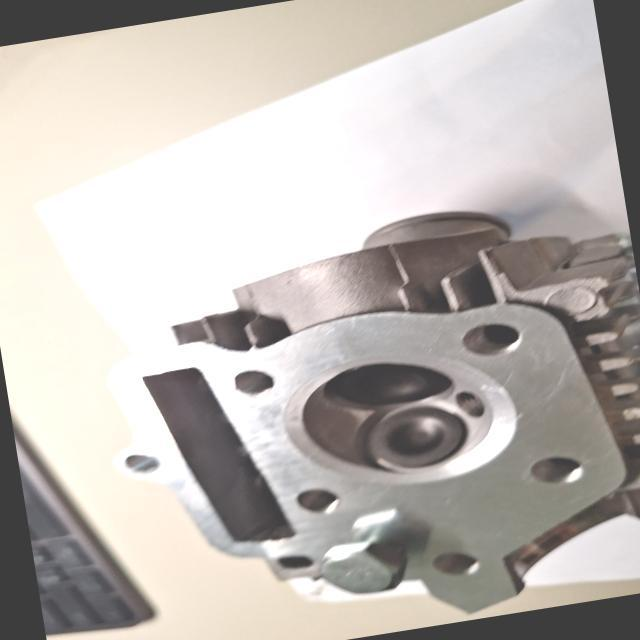
#> input picture training_inputs/factory_references/reference_01.jpg, 640 x 640 px, given as the content of the folder ../training_inputs/factory_references/train/images, which was not available; the run also reads 1 picture not shown here
$ python select_factory_references.py --dataset ../training_inputs/factory_references --output out.png
#> lines starting #> are read from the running program, lines starting #| are printed output that depends on the picture; pictures that were not available may be replaced by others from this repository, and a replacement may not be noted
#!/usr/bin/env python3
from __future__ import annotations

import argparse
import json
import shutil
from pathlib import Path

import numpy as np
from PIL import Image, ImageDraw, ImageFilter, ImageOps


IMAGE_SUFFIXES = {".jpg", ".jpeg", ".png", ".webp", ".bmp"}


def read_classes(label_path: Path) -> list[int]:
    classes: list[int] = []
    if not label_path.is_file():
        return classes
    for line in label_path.read_text(encoding="utf-8-sig").splitlines():
        parts = line.split()
        if parts:
            classes.append(int(parts[0]))
    return classes


def image_feature(path: Path, classes: list[int]) -> tuple[np.ndarray, dict[str, float]]:
    with Image.open(path) as source:
        image = ImageOps.exif_transpose(source).convert("RGB")
    small = ImageOps.fit(image, (64, 64), method=Image.Resampling.BILINEAR)
    array = np.asarray(small, dtype=np.float32) / 255.0
    gray = np.asarray(small.convert("L"), dtype=np.float32) / 255.0
    low_resolution = np.asarray(
        small.convert("L").resize((8, 8), Image.Resampling.BILINEAR),
        dtype=np.float32,
    ).reshape(-1) / 255.0
    histogram, _ = np.histogram(gray, bins=16, range=(0, 1), density=True)
    edges = np.asarray(small.filter(ImageFilter.FIND_EDGES).convert("L"), dtype=np.float32)
    class_counts = np.array([classes.count(index) for index in range(3)], dtype=np.float32)
    class_counts = np.clip(class_counts / np.array([12.0, 12.0, 2.0]), 0, 1)
    feature = np.concatenate(
        [
            array.mean(axis=(0, 1)),
            array.std(axis=(0, 1)),
            np.array([gray.mean(), gray.std(), edges.mean() / 255.0]),
            histogram.astype(np.float32),
            low_resolution,
            class_counts,
        ]
    )
    metadata = {
        "brightness": float(gray.mean()),
        "contrast": float(gray.std()),
        "edge_energy": float(edges.mean() / 255.0),
    }
    return feature, metadata


def farthest_point_indices(features: np.ndarray, count: int) -> list[int]:
    normalized = (features - features.mean(axis=0)) / (features.std(axis=0) + 1e-6)
    center_distance = np.square(normalized).sum(axis=1)
    selected = [int(center_distance.argmax())]
    minimum_distance = np.square(normalized - normalized[selected[0]]).sum(axis=1)
    while len(selected) < min(count, len(normalized)):
        next_index = int(minimum_distance.argmax())
        selected.append(next_index)
        distance = np.square(normalized - normalized[next_index]).sum(axis=1)
        minimum_distance = np.minimum(minimum_distance, distance)
        minimum_distance[selected] = -1
    return selected


def create_contact_sheet(paths: list[Path], output: Path) -> None:
    thumb_size = 180
    label_height = 28
    columns = 5
    rows = (len(paths) + columns - 1) // columns
    sheet = Image.new("RGB", (columns * thumb_size, rows * (thumb_size + label_height)), "#111820")
    draw = ImageDraw.Draw(sheet)
    for index, path in enumerate(paths):
        with Image.open(path) as source:
            thumb = ImageOps.fit(
                ImageOps.exif_transpose(source).convert("RGB"),
                (thumb_size, thumb_size),
                method=Image.Resampling.LANCZOS,
            )
        x = index % columns * thumb_size
        y = index // columns * (thumb_size + label_height)
        sheet.paste(thumb, (x, y))
        draw.text((x + 5, y + thumb_size + 5), path.name[:24], fill="white")
    output.parent.mkdir(parents=True, exist_ok=True)
    sheet.save(output, quality=90)


def main() -> None:
    parser = argparse.ArgumentParser(description="Select diverse train-only factory-generation references.")
    parser.add_argument("--dataset", type=Path, required=True)
    parser.add_argument("--output", type=Path, required=True)
    parser.add_argument("--count", type=int, default=25)
    args = parser.parse_args()

    images_root = args.dataset / "train" / "images"
    labels_root = args.dataset / "train" / "labels"
    images = sorted(
        path for path in images_root.iterdir()
        if path.is_file() and path.suffix.lower() in IMAGE_SUFFIXES
    )
    if not images:
        raise ValueError(f"No train images found under {images_root}")

    rows = []
    features = []
    for image_path in images:
        classes = read_classes(labels_root / f"{image_path.stem}.txt")
        feature, metadata = image_feature(image_path, classes)
#> in image_feature, source is the input picture: PIL image 640x640 RGB; mean R, G, B 190.5, 185.2, 180.5
#> in image_feature, `small = ImageOps.fit(image, (64, 64), method=Image.Resampling.BILINEAR)`:
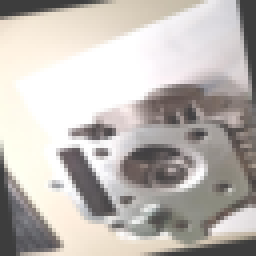
#> small: PIL image 64x64 RGB (shown 4 times larger); mean R, G, B 190.5, 185.3, 180.6
#> in image_feature, `low_resolution = np.asarray( small.convert("L").resize((8, 8), Image.R..`: low_resolution = 64 values, max 1 at index 18, min 0.345 at index 56, mean 0.738
#> in image_feature, `histogram, _ = np.histogram(gray, bins=16, range=(0, 1), density=True)`: histogram = [0, 0, 0, 0.73, 0.41, 0.891, 0.996, 0.715, 1.12, 0.715, 0.73, 0.586, 0.867, 1.48, 2.07, 4.7]
#> in image_feature, `edges = np.asarray(small.filter(ImageFilter.FIND_EDGES).convert("L"), ..`:
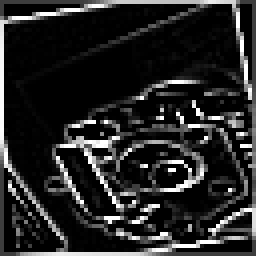
#> edges: shape (64, 64) float32 (shown 4 times larger); min 0, max 255, mean 38.2
#> in image_feature, `feature = np.concatenate( [ array.mean(axis=(0, 1)), array.std(axis=(0..`: feature = 92 values, max 4.7 at index 24, min 0 at index 9, mean 0.731
#> in image_feature, `metadata = { "brightness": float(gray.mean()), "contrast": float(gray...`: metadata = {'brightness': 0.731, 'contrast': 0.25, 'edge_energy': 0.15}
        features.append(feature)
        rows.append({"source": image_path.name, "classes": classes, **metadata})

    indices = farthest_point_indices(np.stack(features), args.count)
#> in farthest_point_indices, `center_distance = np.square(normalized).sum(axis=1)`: center_distance = [0]
#> indices = [0]
    if args.output.exists():
        shutil.rmtree(args.output)
    args.output.mkdir(parents=True)
    selected_paths: list[Path] = []
    manifest = []
    for rank, index in enumerate(indices, start=1):
        source = images[index]
        destination = args.output / f"reference_{rank:02d}{source.suffix.lower()}"
        shutil.copy2(source, destination)
        selected_paths.append(destination)
        manifest.append({"rank": rank, "file": destination.name, **rows[index]})
#> this loop made 1 pass
#> (rank, index) on pass 1: (1, 0)
#> after the loop, manifest = 1 item; selected_paths = 1 item

    (args.output / "manifest.json").write_text(
        json.dumps(manifest, ensure_ascii=False, indent=2) + "\n",
        encoding="utf-8",
    )
    create_contact_sheet(selected_paths, args.output / "contact_sheet.jpg")
#> in create_contact_sheet, `rows = (len(paths) + columns - 1) // columns`: rows = 1
#> in create_contact_sheet, `sheet = Image.new("RGB", (columns * thumb_size, rows * (thumb_size + l..`:
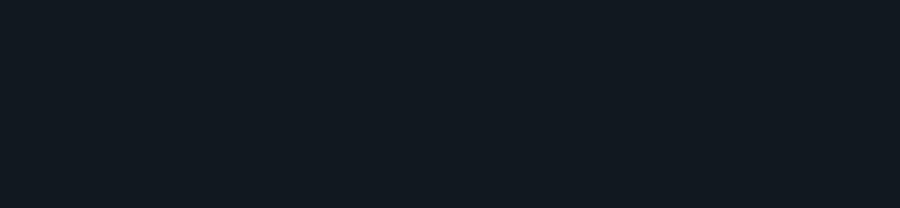
#> sheet: PIL image 900x208 RGB; mean R, G, B 17, 24, 32
#> in create_contact_sheet, `thumb = ImageOps.fit( ImageOps.exif_transpose(source).convert("RGB"), ..`:
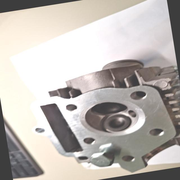
#> thumb: PIL image 180x180 RGB; mean R, G, B 190.5, 185.2, 180.5
#> in create_contact_sheet, `x = index % columns * thumb_size`: x = 0
#> in create_contact_sheet, `sheet.paste(thumb, (x, y))`:
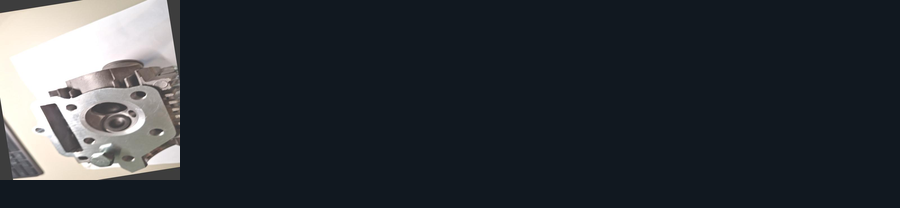
#> sheet: PIL image 900x208 RGB; mean R, G, B 47, 51.9, 57.7
#> in create_contact_sheet, `sheet.save(output, quality=90)`:
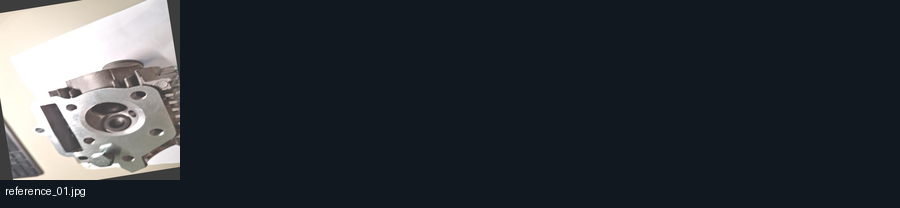
#> saved as contact_sheet.jpg: PIL image 900x208 RGB; mean R, G, B 47.2, 52.1, 57.9
    print(json.dumps({"selected": len(selected_paths), "output": str(args.output)}, indent=2))
#| {
#|   "selected": 1,
#|   "output": "out.png"
#| }


if __name__ == "__main__":
    main()
